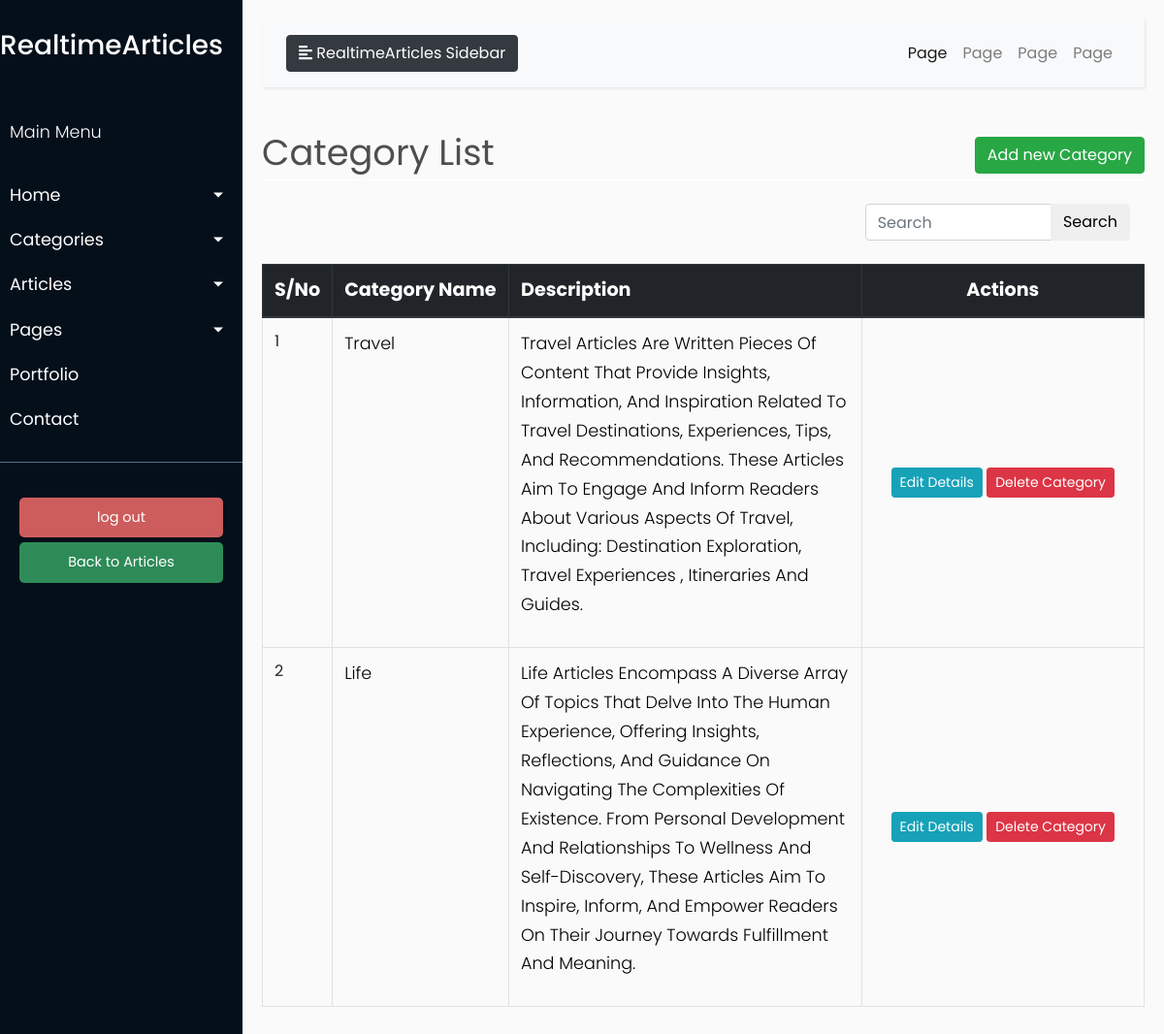
Page /category_list (signed in) on the earlier database version.
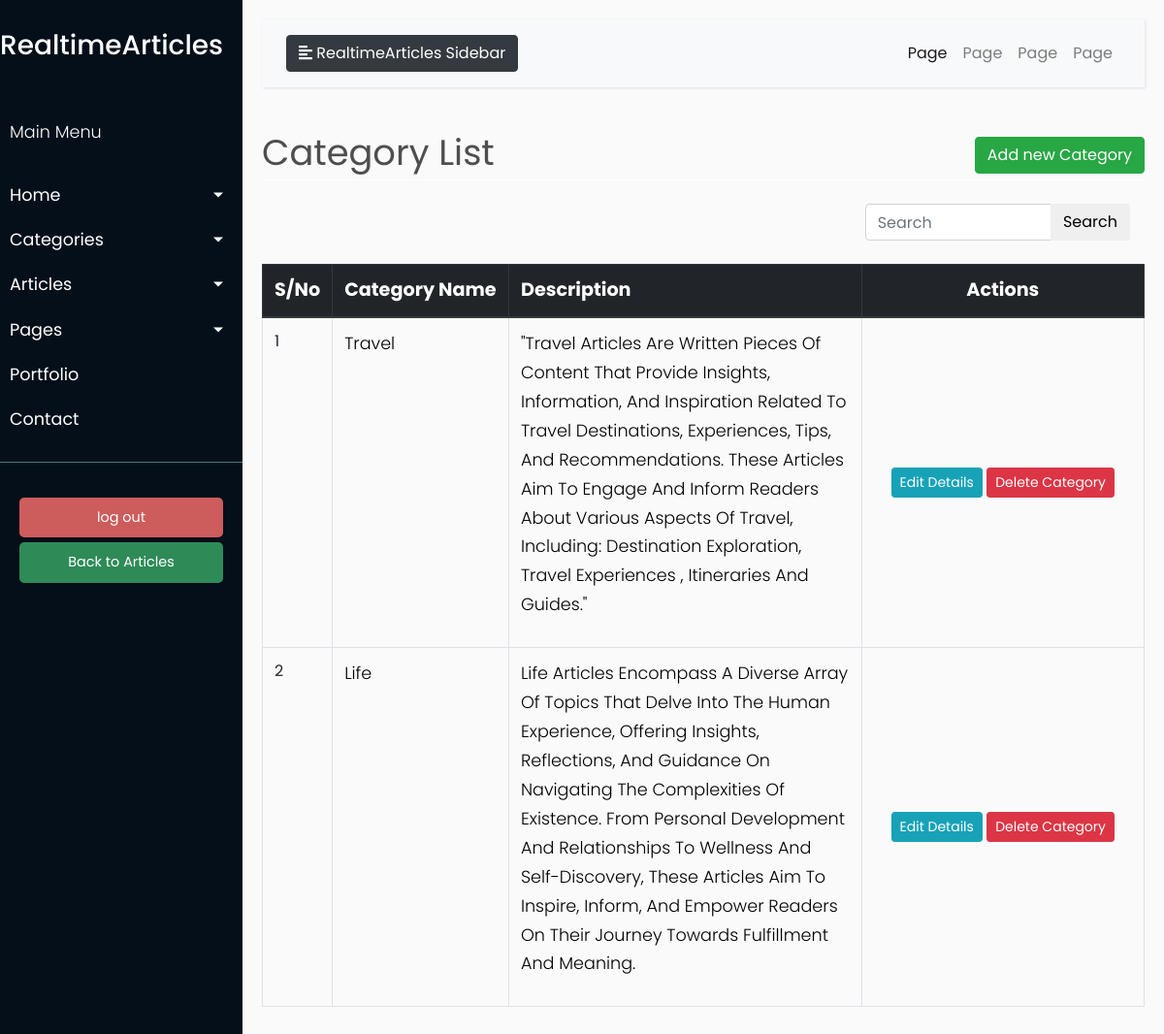
Same page on the later database version.
### models/models.py (models this page shows, shortened)
class Category(db.Model):
    __tablename__ = 'category'
    id = db.Column(db.Integer, primary_key=True)
    name = db.Column(db.String(50), unique=True, nullable=False)
    description = db.Column(db.Text)

### blueprints/article.py (the view)
@article.route('/category_list')
@login_required
def category_list():
    title = 'Category List'
    queryset = Category.query.order_by(Category.id.desc())
    return render_template('admin/category/category_list.html',
                           queryset=queryset, title=title)

### app.py (called while the page is built)
@login.user_loader
def load_user(user_id):
    return User.query.get(int(user_id))

### templates/admin/category/category_list.html (shortened to what this page needs)
{% extends "admin/base.html" %}
{% block content %}
    <div class="row" style="color: #4e4e4e; font-style: bold; font-size: 2.3rem; ">
        <div class="col-md-8">Category List</div>
        <div class="col-md-4">
            <div class="float-md-right">
                <a class="btn btn-success" href="{{ url_for('article.create_category') }}">Add new Category</a>
            </div>
        </div>
    </div>
    <div style="border-bottom: 1px solid white;"></div>
    <br>
    <table class="table table-css table-bordered table-hover">
        <div class="container">
            <div class="row justify-content-end">
                <div class="col-md-4">
                    <form method="get" class="search-form">
                        <div class="input-group">
                            <input type="text" class="form-control" placeholder="Search" aria-label="Search"
                                   aria-describedby="button-addon2">
                            <div class="input-group-append">
                                <button class="btn btn-pink" type="submit" id="button-addon2">Search</button>
                            </div>
                        </div>
                    </form>
                </div>
            </div>
        </div>
        <br>
        <thead class="thead-dark align-middle">
        <tr style="background-color: #343a40; font-size: 1.2rem; color: white; text-transform: capitalize; height: 40px">
           <th width="5%">S/No</th>
            <th width="20%">Category Name</th>
            <th width="40%">Description</th>
            <th style="text-align: center">Actions</th>
        </tr>
        </thead>
        {% if queryset %}
            <tbody>
            {% for category in queryset %}
                <tr>
                   <td>{{ loop.index }}</td>
                    <td>
                        <p style="text-transform: capitalize; color:black">{{ category.name }} </p>
                    </td>
                    <td>
                        <p style="text-transform: capitalize; color:black">{{ category.description }} </p>
                    </td>
                    <td class="align-middle  text-center">
                        <div class="d-inline-block align-middle">
                                            <a href="{{url_for('article.edit_category', category_id =  category.id)}}" class="btn btn-info btn-sm">Edit
                                                Details</a>
                                            <a href="{{url_for('article.delete_category', id =  category.id)}}" class="btn btn-danger btn-sm"> Delete
                                                Category </a>
                        </div>
                    </td>
                </tr>
            {% endfor %}
            </tbody>
        {% endif %}
    </table>
{% endblock content %}

Differences in the rows shown:
changed Category "Travel": description "Travel Articles Are Written Pieces Of Content That Provide Insights, Information, And Inspiration Related To Travel Destinations, Experiences, Tips, And Recommendations. These Articles Aim To Engage And Inform Readers About Various Aspects Of Travel, Including: Destination Exploration, Travel Experiences , Itineraries And Guides." → "\"Travel Articles Are Written Pieces Of Content That Provide Insights, Information, And Inspiration Related To Travel Destinations, Experiences, Tips, And Recommendations. These Articles Aim To Engage And Inform Readers About Various Aspects Of Travel, Including: Destination Exploration, Travel Experiences , Itineraries And Guides.\""
